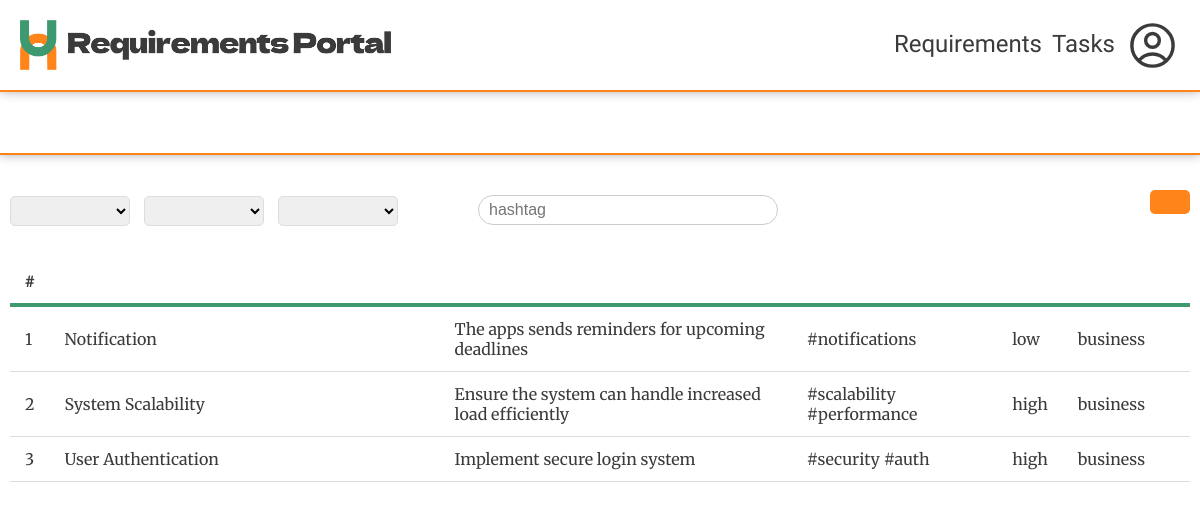
Page /requirement/index.php?layer=business (signed in) on the committed database.
### tables this page shows
CREATE TABLE IF NOT EXISTS requirements (
    id INT AUTO_INCREMENT PRIMARY KEY,
    title VARCHAR(100) NOT NULL,
    description TEXT NOT NULL,
    hashtags TEXT,
    priority ENUM('high', 'medium', 'low') DEFAULT 'low',
    layer ENUM('client', 'routing', 'business', 'db', 'test') DEFAULT 'client',
    isNonFunctional BOOLEAN DEFAULT FALSE,
    created_at TIMESTAMP DEFAULT CURRENT_TIMESTAMP
);

### app/database/DatabaseConnection.php (called while the page is built, shortened)
<?php
require_once __DIR__ . '/DatabaseBootstrapper.php';
class DatabaseConnection {
    private static $instance = null;
    private $connection;
    private function __construct() {
        try {
            $dsn = "mysql:host=" . DB_HOST . ";charset=utf8mb4";
            $tempConn = new PDO($dsn, DB_USER, DB_PASS);
            $tempConn->setAttribute(PDO::ATTR_ERRMODE, PDO::ERRMODE_EXCEPTION);
            $bootstrapper = new DatabaseBootstrapper($tempConn);
            $dsn = "mysql:host=" . DB_HOST . ";dbname=" . DB_NAME . ";charset=utf8mb4";
            $this->connection = new PDO($dsn, DB_USER, DB_PASS);
            $this->connection->setAttribute(PDO::ATTR_ERRMODE, PDO::ERRMODE_EXCEPTION);
        } catch (PDOException $e) {
            die("Database connection failed: " . $e->getMessage());
        }
    }
    public static function getInstance() {
        if (!self::$instance) {
            self::$instance = new DatabaseConnection();
        }
        return self::$instance;
    }
    public function getConnection() {
        return $this->connection;
    }
}

### app/database/DatabaseBootstrapper.php (called while the page is built, shortened)
<?php
class DatabaseBootstrapper
{
    public function __construct($connection)
    {
        $this->conn = $connection;
    }
    private function needsInitialization()
    {
        try {
            return false;
        } catch (PDOException $e) {
            return true;
        }
    }
}

### app/services/RequirementService.php (called while the page is built, shortened)
<?php
require_once __DIR__ . '/../database/DatabaseConnection.php';
class RequirementService
{
    private static $instance = null;
    public static function getInstance()
    {
        if (self::$instance == null) {
            self::$instance = new RequirementService();
        }
        return self::$instance;
    }
    private $db;
    private function __construct()
    {
        $this->db = DatabaseConnection::getInstance()->getConnection();
    }
    public function getRequirementsByFilters(
        $layer = null,
        $priority = null,
        $isNonFunctional = null
    ) {
        try {
            $sql = "SELECT r.*
                    FROM requirements r
                    WHERE 1=1";
            $params = [];
            if ($layer) {
                $sql .= " AND r.layer = :layer";
                $params[':layer'] = $layer;
            }
            $sql .= " ORDER BY r.id ASC";
            $stmt = $this->db->prepare($sql);
            $stmt->execute($params);
            return $stmt->fetchAll();
        } catch (Exception $e) {
            throw new Exception(($translations['error'] ?? 'Error') . ': ' . $e->getMessage());
        }
    }
}

### public/requirement/index.php (the view, shortened to what this page needs)
<?php
require_once __DIR__ . '/../../app/services/RequirementService.php';
$requirementService = RequirementService::getInstance();
$layerFilter = $_GET['layer'] ?? null;
$priorityFilter = $_GET['priority'] ?? null;
$nonFunctionalFilter = $_GET['non_functional'] ?? null;
$requirements = array();
try {
    $requirements = $requirementService->getRequirementsByFilters(
        $layerFilter,
        $priorityFilter,
        $nonFunctionalFilter
    );
} catch (Exception $e) {
    $requirementsError = $e->getMessage();
}
?>
<?php require_once __DIR__ . '/../common/header.php'; ?>
<?php
$params = [];
if (!empty($_GET['layer'])) {
    $params['layer'] = $_GET['layer'];
}
$hasFilters = count($params) > 0;
?>
<div class="title-container">
    <div class="actions">
    </div>
</div>
<div class="filters-container">
    <link rel="stylesheet" type="text/css" href="assets/css/form.css?v=<?= time(); ?>">
    <div class="filters">
        <div class="filter">
            <select id="layerFilter">
                <option value="business" <?= ($layerFilter === 'business') ? 'selected' : ''; ?>>
                </option>
                <option value="db" <?= ($layerFilter === 'db') ? 'selected' : ''; ?>><?= $translations['db']; ?></option>
            </select>
        </div>
        <div class="filter">
            <select id="priorityFilter">
                <option value=""><?= $translations['all']; ?></option>
                <option value="high" <?= ($priorityFilter === 'high') ? 'selected' : ''; ?>><?= $translations['high']; ?>
                </option>
            </select>
        </div>
        <div class="filter">
            <select id="nonFunctionalFilter">
                <option value=""><?= $translations['all']; ?></option>
                <option value="1" <?= ($nonFunctionalFilter === '1') ? 'selected' : ''; ?>><?= $translations['yes']; ?>
                </option>
            </select>
        </div>
    </div>
    <div class="search-hashtag-container">
        <input type="text" id="hashtagSearch" placeholder="hashtag">
    </div>
    <div class="controls">
        <?php if ($hasFilters): ?>
            <button class="small orange" onclick="clearFilter()"><?= $translations['clear_filter']; ?></button>
        <?php endif; ?>
    </div>
</div>
<div class="content">
    <table class="requirement-table">
        <thead>
            <tr>
                <th>#</th>
                <th><?= $translations['title']; ?></th>
                <th><?= $translations['description']; ?></th>
                <th><?= $translations['hashtags']; ?></th>
                <th><?= $translations['priority']; ?></th>
                <th><?= $translations['layer']; ?></th>
                <th><?= $translations['is_non_functional']; ?></th>
            </tr>
        </thead>
        <tbody id="requirementsBody">
            <?php foreach ($requirements as $idx => $requirement): ?>
                <tr class="requirement-entry" data-id="<?= $requirement['id']; ?>"
                    data-layer="<?= $requirement['layer']; ?>">
                    <td>
                        <?= $idx + 1 ?>
                    </td>
                    <td class="title">
                        <?= $requirement['title']; ?>
                    </td>
                    <td>
                        <?= $requirement['description']; ?>
                    </td>
                    <td><?= $requirement['hashtags'] ?? '-'; ?></td>
                    <td>
                        <?= $translations[$requirement['priority']] ?? $requirement['priority']; ?>
                    </td>
                    <td>
                        <?= $translations[$requirement['layer']] ?? $requirement['layer']; ?>
                    </td>
                    <td>
                    </td>
                </tr>
            <?php endforeach; ?>
        </tbody>
    </table>
    <p class="no-rows">
    </p>
</div>
<?php require_once __DIR__ . '/../common/footer.php'; ?>

### public/assets/css/main.css (style rules this page uses)
body { --main-color: #007bff; --main-color-secondary: #0056b3; --main-color-opaque: rgba(0, 123, 255, 0.3); --orange: #ff851b; --orange-secondary: #e67312; --green: #3d9970; --green-secondary: #358f61; --danger: #ff0000; --danger-secondary: #b70808; --white: #fff; --off-white: #fff; --text: #3b3b3b; --gray-1: #333; --gray-2: #666; --gray-3: #ddd; --gray-4: #ddd; --gray-5: #f4f4f4; --gray-6: #f9f9f9; --gray-7: #f1f1f1; --gray-8: #f4f4f9; --black: black; --black-opaque: rgba(0, 0, 0, 0.1); font-family: "Merriweather", serif; margin: 0; padding: 0; background-color: var(--off-white); color: var(--text); }
table { width: 100%; border-collapse: collapse; margin: 20px 0; font-size: 16px; text-align: left; }
th, td { padding: 12px 15px; border-bottom: 1px solid var(--gray-3); border-top: 1px solid var(--gray-3); flex: 1; }
td.title { width: 30vw; }
th { font-weight: bold; border: none; border-bottom: 4px solid var(--green); font-family: "Dela Gothic One", serif; }
tr:nth-child(even) { background-color: var(--white); }
.filters-container { display: flex; justify-content: space-between; }
.title-container { display: flex; justify-content: space-between; align-items: center; color: var(--text); }
.title-container:not(.secondary) { position: sticky; top: 90px; background: white; z-index: 1; margin: -10px -10px 10px; padding: 10px; border-bottom: 2px solid var(--orange); box-shadow: 0px 0px 10px 0px rgba(59, 59, 59, .4); }
.no-rows { text-align: center; padding: 50px 0; font-style: italic; }

### public/assets/css/form.css (style rules this page uses)
input[type="text"], input[type="email"], input[type="number"], input[type="password"], textarea, select { width: 100%; padding: 12px; margin-top: 5px; border: 1px solid var(--gray-3); border-radius: 5px; font-size: 16px; box-sizing: border-box; font-family: Arial, sans-serif; }
button { display: block; background-color: var(--green); color: var(--white); border: none; border-radius: 5px; font-size: 18px; padding: 12px 20px; width: 100%; cursor: pointer; margin-top: 20px; font-weight: bold; }
button.small { font-size: inherit; width: unset; margin: 0; font-weight: inherit; }
button.orange { background-color: var(--orange); }
.actions { display: flex; gap: 20px; }
button { transition: .3s; }
.filter select { width: 120px; height: 30px; font-size: 14px; padding: 2px 5px; }
.filters-container { display: flex; justify-content: space-between; align-items: center; flex-wrap: nowrap; margin-bottom: 10px; }
.filters { display: flex; gap: 14px; align-items: center; }
.filter select { padding: 5px; font-size: 14px; }
.controls { margin-left: auto; }
.search-hashtag-container { display: flex; margin-bottom: 10px; flex-direction: column; margin-left: 70px; padding: 5px 10px; }
#hashtagSearch { padding: 5px 10px; border: 1px solid #ccc; border-radius: 20px; font-size: 16px; width: 300px; }

### rows in the picture
requirements: title "Notification", description "The apps sends reminders for upcoming deadlines", hashtags "#notifications", priority "low", layer "business"
requirements: title "System Scalability", description "Ensure the system can handle increased load efficiently", hashtags "#scalability #performance", priority "high", layer "business"
requirements: title "User Authentication", description "Implement secure login system", hashtags "#security #auth", priority "high", layer "business"

### other values in the picture
$translations['requirements'] "Requirements"
$translations['tasks'] "Tasks"
